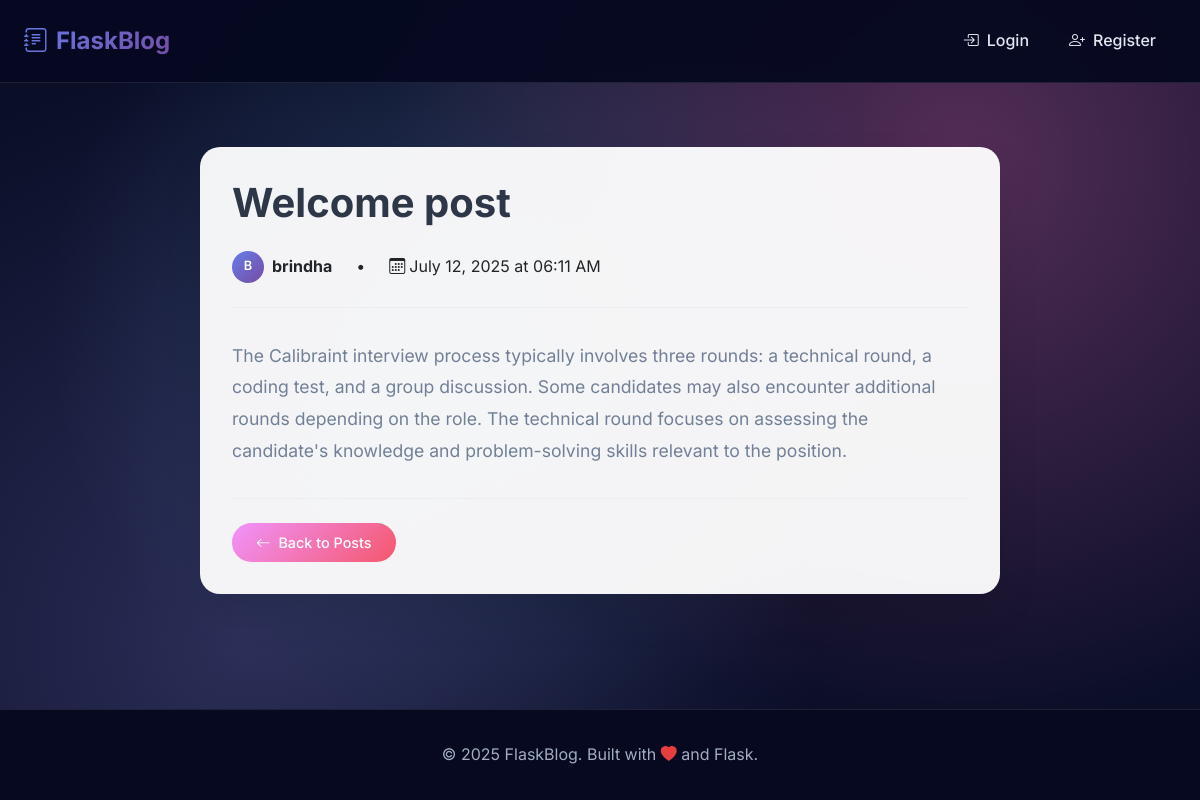
/post/1, run on the app's committed database.
### app.py (models this page shows, shortened)
class Post(db.Model):
    id = db.Column(db.Integer, primary_key=True)
    title = db.Column(db.String(200), nullable=False)
    content = db.Column(db.Text, nullable=False)
    date_posted = db.Column(db.DateTime, default=datetime.utcnow)
    user_id = db.Column(db.Integer, db.ForeignKey('user.id'), nullable=False)

class User(db.Model):
    id = db.Column(db.Integer, primary_key=True)
    username = db.Column(db.String(80), unique=True, nullable=False)
    email = db.Column(db.String(120), unique=True, nullable=False)
    password_hash = db.Column(db.String(128), nullable=False)
    posts = db.relationship('Post', backref='author', lazy=True)

### app.py (the view)
@app.route('/post/<int:post_id>')
def post(post_id):
    post = Post.query.get_or_404(post_id)
    current_user = get_current_user()
    return render_template('post.html', post=post, current_user=current_user)

### app.py (called while the page is built)
def get_current_user():
    if 'user_id' in session:
        return User.query.get(session['user_id'])
    return None

@app.context_processor
def inject_current_user():
    return {'current_user': get_current_user()}

### templates/post.html (shortened to what this page needs)
{% extends "base.html" %}
{% block content %}
<div class="container">
  <div class="post-detail">
    <h1 class="post-detail-title">{{ post.title }}</h1>
    <div class="post-detail-meta">
      <div class="author-info">
        <div class="author-avatar">{{ post.author.username[0].upper() }}</div>
        <span><strong>{{ post.author.username }}</strong></span>
      </div>
      <span>•</span>
      <span><i class="bi bi-calendar3 me-1"></i>{{ post.date_posted.strftime('%B %d, %Y at %I:%M %p') }}</span>
    </div>
    <div class="post-detail-content">
      {{ post.content|replace('\n', '<br>')|safe }}
    </div>
    <div class="post-actions">
      <a href="{{ url_for('index') }}" class="btn-secondary">
        <i class="bi bi-arrow-left me-2"></i>Back to Posts
      </a>
    </div>
  </div>
</div>
{% endblock %}

### static/css/style.css (style rules this page uses)
:root { --primary-gradient: linear-gradient(135deg, #667eea 0%, #764ba2 100%); --secondary-gradient: linear-gradient(135deg, #f093fb 0%, #f5576c 100%); --accent-gradient: linear-gradient(135deg, #4facfe 0%, #00f2fe 100%); --dark-bg: #0a0e27; --darker-bg: #060920; --card-bg: rgba(255, 255, 255, 0.95); --text-primary: #2d3748; --text-secondary: #718096; --border-color: rgba(255, 255, 255, 0.1); }
* { margin: 0; padding: 0; box-sizing: border-box; }
body { font-family: 'Inter', -apple-system, BlinkMacSystemFont, sans-serif; background: var(--dark-bg); background-image: radial-gradient(circle at 20% 80%, rgba(120, 119, 198, 0.3) 0%, transparent 50%), radial-gradient(circle at 80% 20%, rgba(255, 119, 198, 0.3) 0%, transparent 50%), radial-gradient(circle at 40% 40%, rgba(120, 200, 255, 0.2) 0%, transparent 50%); min-height: 100vh; display: flex; flex-direction: column; line-height: 1.6; }
.author-info { display: flex; align-items: center; gap: 0.5rem; }
.author-avatar { width: 32px; height: 32px; border-radius: 50%; background: var(--primary-gradient); display: flex; align-items: center; justify-content: center; color: white; font-weight: 600; font-size: 0.8rem; }
.btn-secondary { background: var(--secondary-gradient); border: none; padding: 0.5rem 1.5rem; border-radius: 25px; font-weight: 500; color: white; text-decoration: none; display: inline-block; transition: all 0.3s ease; font-size: 0.9rem; }
.post-detail { max-width: 800px; margin: 4rem auto; padding: 2rem; background: var(--card-bg); border-radius: 20px; box-shadow: 0 20px 40px rgba(0, 0, 0, 0.1); }
.post-detail-title { font-size: 2.5rem; font-weight: 700; color: var(--text-primary); margin-bottom: 1.5rem; line-height: 1.2; }
.post-detail-meta { display: flex; align-items: center; gap: 1.5rem; margin-bottom: 2rem; padding-bottom: 1.5rem; border-bottom: 1px solid rgba(226, 232, 240, 0.5); }
.post-detail-content { color: var(--text-secondary); line-height: 1.8; font-size: 1.1rem; margin-bottom: 2rem; }
.post-actions { display: flex; gap: 1rem; align-items: center; padding-top: 1.5rem; border-top: 1px solid rgba(226, 232, 240, 0.5); }
.post-detail { animation: fadeInUp 0.6s ease-out; }

### data on the page
Post: title "Welcome post", date_posted "July 12, 2025 at 06:11 AM", content "The Calibraint interview process typically involves three rounds: a technical round, a coding test, and a group discussion. Some candidates may also encounter additional rounds depending on the role. The technical round focuses on assessing the candidate's knowledge and problem-solving skills relevant to the position."
User: author "B", author.username "brindha"
